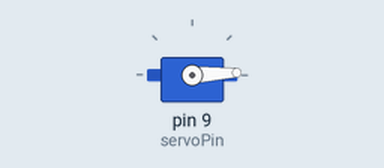
This sketch was run on a simulated Arduino Uno, built with avr-gcc and run on an emulated ATmega328P. On the bench: servo.

Above: at 0.05 s.
At 0.9 s:
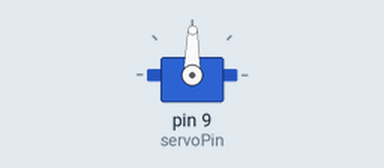
At 1.75 s:
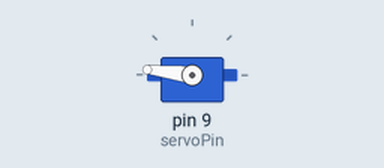
At 3.45 s:
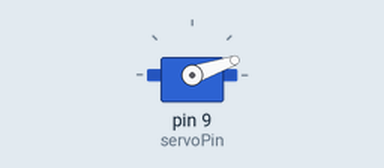
Timing chart, 0 to 8.4 s (numbered marks = the images above):
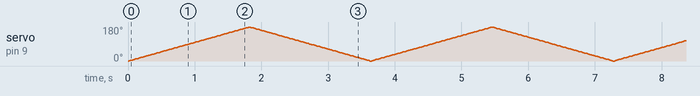

The sketch:

servosweep.ino
```cpp
#include<Servo.h>  //  서보모터의 쉬운 제어를 위한 라이브러리 추가
Servo servo1;  //  서보모터 제어하기 위한 Servo 객체생성 / 변수 선언

const int servoPin = 9;  //  PWM 가용핀(9번 핀)에 서보 모터 연결
const int angle_i = 0;  //  초기 각도값 설정

void setup() {
  servo1.attach(servoPin);  //  서보 모터의 입출력핀 지정
  servo1.write(angle_i);  //  전원 연결 후 서보모터 0도에 맞춰 입력 대기
}

void loop() {
  for (int i=0; i<180; i++)
  {
    servo1.write(i);
    delay(10);
  }
  for (int i =180; i>=0; i--)
  {
    servo1.write(i);
    delay(10);
  }
}
```
